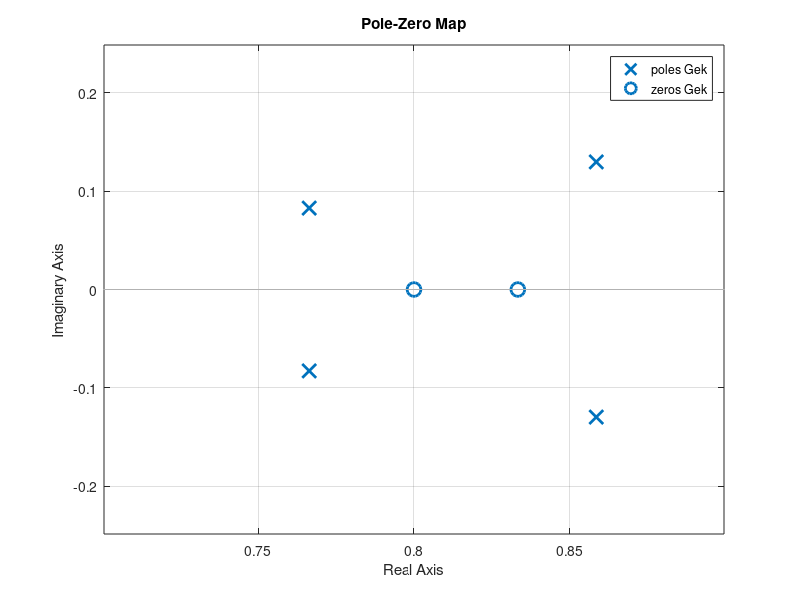

Here is the MATLAB script that generated this plot:
Kp=0.2;
Ti=0.09;

G=tf([Kp*Ti Kp],[Ti 0]);
Gz=c2d(G, 0.015);
Gob=tf([18.6997],[0.144528 1]);
Gobz=c2d(Gob,0.015);
Gek=feedback(Gz*Gobz,1);
pzmap(Gek);
%%
Kp=1.5;
Ti=0.8;

G=tf([Kp*Ti Kp],[Ti 0]);
Gz=c2d(G, 0.015);
Gob=tf([18.6997],[0.144528 1]);
Gobz=c2d(Gob,0.015);
Gek=feedback(Gz*Gobz,1);
pzmap(Gek);
%%
Kp=0.1;
Ti=0.075;

G=tf([Kp*Ti Kp],[Ti 0]);
Gz=c2d(G, 0.015);
Gob=tf([18.6997],[0.144528 1]);
Gobz=c2d(Gob,0.015);
Gek=feedback(Gz*Gobz,1);
pzmap(Gek);
%%
Kp=1;
Ti=0.2;

G=tf([Kp*Ti Kp],[Ti 0]);
Gz=c2d(G, 0.015);
Gob=tf([18.6997],[0.144528 1]);
Gobz=c2d(Gob,0.015);
Gek=feedback(Gz*Gobz,1);
pzmap(Gek);
%%
Kp=0.5;
Ti=0.15;

G=tf([Kp*Ti Kp],[Ti 0]);
Gz=c2d(G, 0.015);
Gob=tf([18.6997],[0.144528 1]);
Gobz=c2d(Gob,0.015);
Gek=feedback(Gz*Gobz,1);
pzmap(Gek);